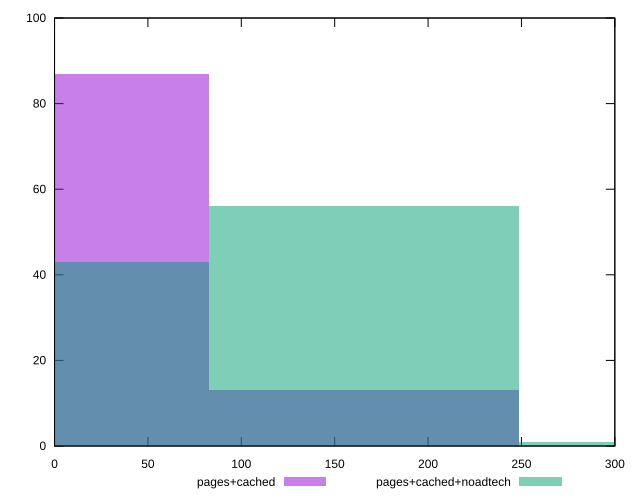

The script that saved this image:
reset

$pagesCached <<EOF
0 87
165.7351557854214 13
EOF

$pagesCachedNoadtech <<EOF
165.7351557854214 56
0 43
331.4703115708428 1
EOF

set key outside below
set boxwidth 165.7351557854214
set xrange [0:300]
set yrange [0:100]
set trange [0:100]
set style fill transparent solid 0.5 noborder
set terminal svg size 640, 500 enhanced background rgb 'white'
set output "report_00015_2021-02-09T16-11-33.973Z/unminified-javascript/comparison/histogram/1_vs_2.svg"

plot $pagesCached title "pages+cached" with boxes, \
     $pagesCachedNoadtech title "pages+cached+noadtech" with boxes

reset
